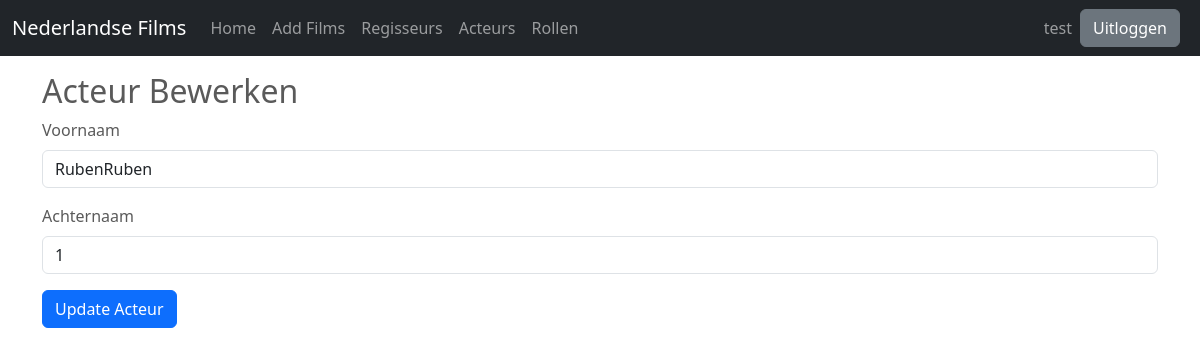
Before: /acteur/edit/1 (signed in) with the older database file.
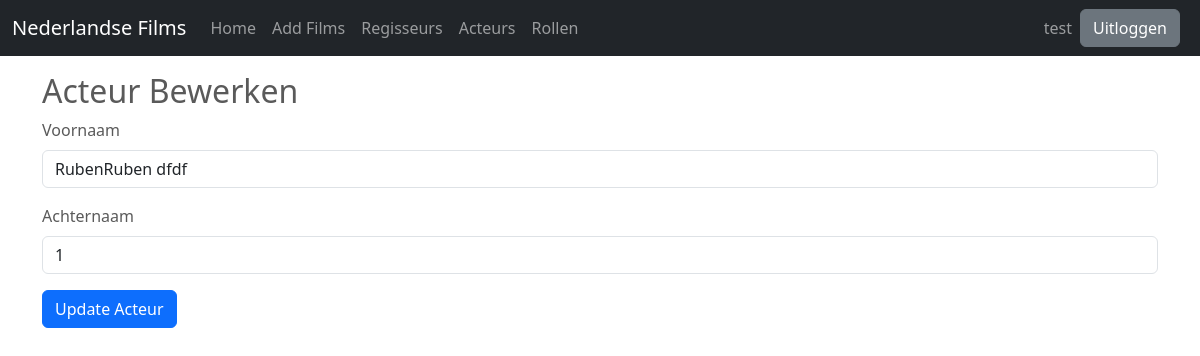
After: the same page with the newer database file.
### app/models.py (models this page shows, shortened)
class Acteur(db.Model):
    id = db.Column(db.Integer, primary_key=True)
    voornaam = db.Column(db.String(50), nullable=False)
    achternaam = db.Column(db.String(50), nullable=False)
    rollen = db.relationship('Rol', backref='acteur', lazy=True)

### app/routes.py (the view)
@app.route('/acteur/edit/<int:id>', methods=['GET', 'POST'])
@login_required
def acteur_edit(id):
    acteur = Acteur.query.get_or_404(id)
    form = ActeurForm(obj=acteur)
    if form.validate_on_submit():
        acteur.voornaam = form.voornaam.data
        acteur.achternaam = form.achternaam.data
        db.session.commit()
        flash('De acteur is succesvol bijgewerkt!', 'success')
        return redirect(url_for('main.acteurs', id=acteur.id))
    return render_template('acteur_edit.html', form=form)

### app/forms.py
class ActeurForm(FlaskForm):
    voornaam = StringField('Voornaam', validators=[DataRequired()])
    achternaam = StringField('Achternaam', validators=[DataRequired()])
    submit = SubmitField('Actuer Toevoegen')

### app/models.py (called while the page is built)
@login_manager.user_loader
def load_user(user_id):
    return Gebruiker.query.get(user_id)

### app/templates/acteur_edit.html (shortened to what this page needs)
{% extends "base.html" %}
{% block content %}
<div class="container mt-4">
    <h2>Acteur Bewerken</h2>
    <form action="" method="POST">
        <div class="mb-3">
            {{ form.voornaam.label(class="form-label") }}
            {{ form.voornaam(class="form-control") }}
        </div>
        <div class="mb-3">
            {{ form.achternaam.label(class="form-label") }}
            {{ form.achternaam(class="form-control") }}
        </div>
        <button type="submit" class="btn btn-primary">Update Acteur</button>
    </form>
</div>
{% endblock %}

Changed rows visible on the page:
changed Acteur: voornaam "RubenRuben" → "RubenRuben dfdf"
